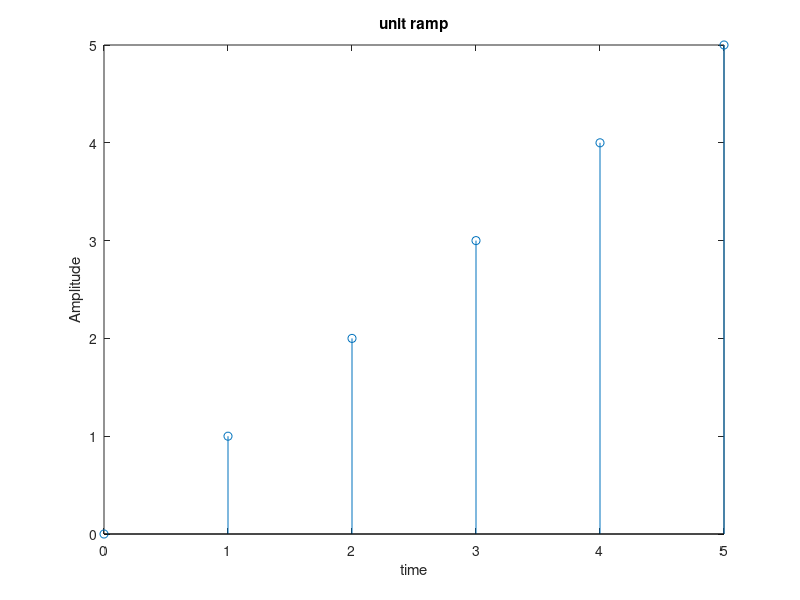

This figure's MATLAB source:
clc; close all; clear all; 
n=input('enter the n value'); 
t=0:1:n; 
stem(t,t); 
xlabel('time');
ylabel('Amplitude');
title('unit ramp');
